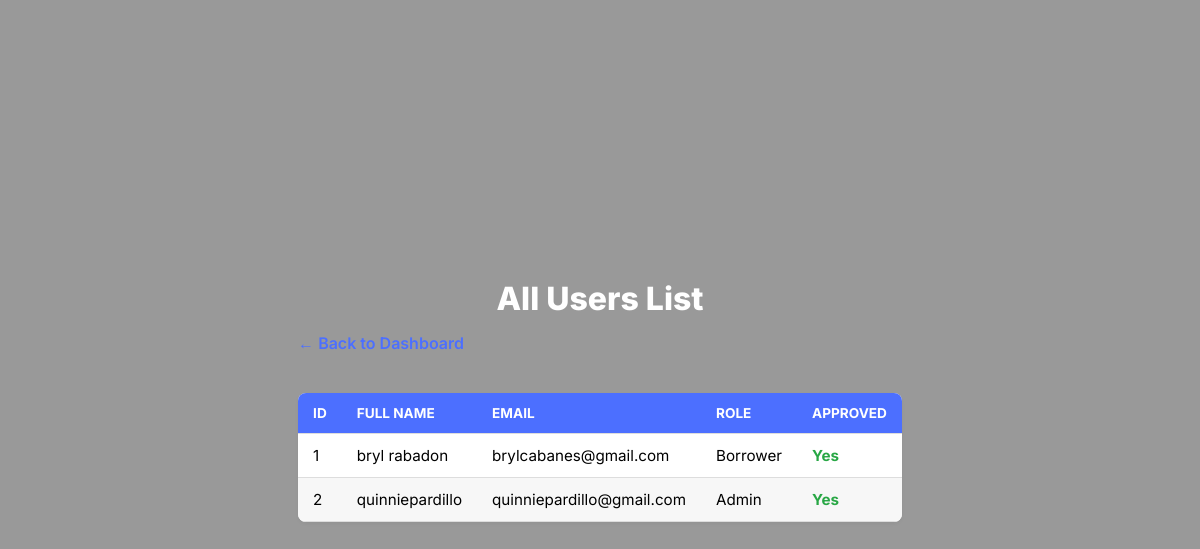
The app's page /admin/view_all_users (signed in) with its own data.
### models/user.py (models this page shows, shortened)
class UserModel(db.Model):
    __tablename__ = 'user'
    id = db.Column(db.Integer, primary_key=True)
    fullname = db.Column(db.String(150), nullable=False)
    email = db.Column(db.String(150), unique=True, nullable=False)
    password = db.Column(db.String(256), nullable=False)
    role = db.Column(db.String(50), nullable=False)
    is_approved = db.Column(db.Boolean, default=False, nullable=False)
    posts = db.relationship('PostModel', backref='author', lazy=True)
    loans = db.relationship('LoanModel', backref='borrower', lazy=True)

### bryl.py (the view)
@bryl.route('/admin/view_all_users')
def view_all_users():
    if 'role' not in session or session['role'] != 'Admin':
        flash("Access denied.", "danger")
        return redirect(url_for('home'))
    with bryl.app_context():
        all_users = UserModel.query.all()
    fullname = session.get('fullname', 'Admin')
    return render_template("admin_view_all_users.html", fullname=fullname, all_users=all_users)

### templates/admin_view_all_users.html
{% include 'base.html' %}
{% block content %}
<div class="admin-view-container">
    <h2>All Users List</h2>
    <a href="{{ url_for('admin_dashboard') }}" class="back-link">&larr; Back to Dashboard</a>
    <link rel="stylesheet" href="{{ url_for('static', filename='style.css') }}">
    {% if all_users %}
        <table class="detail-table">
            <thead>
                <tr>
                    <th>ID</th>
                    <th>Full Name</th>
                    <th>Email</th>
                    <th>Role</th>
                    <th>Approved</th>
                </tr>
            </thead>
            <tbody>
                {% for user in all_users %}
                <tr>
                    <td>{{ user.id }}</td>
                    <td>{{ user.fullname }}</td>
                    <td>{{ user.email }}</td>
                    <td>{{ user.role }}</td>
                    <td class="status-{{ 'approved' if user.is_approved else 'pending' }}">
                        {{ 'Yes' if user.is_approved else 'No (Pending)' }}
                    </td>
                </tr>
                {% endfor %}
            </tbody>
        </table>
    {% else %}
        <p class="no-data">No user accounts found in the system.</p>
    {% endif %}
</div>
{% endblock %}

### static/style.css (style rules this page uses)
* { margin: 0; padding: 0; box-sizing: border-box; }
body { font-family: 'Inter', 'Segoe UI', sans-serif; height: 100vh; display: flex; justify-content: center; align-items: center; flex-direction: column; font-size: 16px; background-image: url('https://media.licdn.com/dms/image/sync/v2/D4E27AQE1Gy94tMIYzA/articleshare-shrink_800/B4EZhVGvXdGUAI-/0/1754984194154?e=2147483647&v=beta&t=qX4pZbdXekMuGwrFI4r_kihyu8ewWH-_G2Cy8NyE_8g'); background-size: cover; background-position: center; background-repeat: no-repeat; background-attachment: fixed; position: relative; }
body::before { content: ""; position: absolute; top: 0; left: 0; width: 100%; height: 100%; background-color: rgba(0, 0, 0, 0.4); z-index: -1; }
a { text-decoration: none; color: inherit; }
table { width: 100%; border-collapse: collapse; margin-top: 15px; font-size: 0.95rem; box-shadow: 0 2px 5px rgba(0,0,0,0.05); background-color: #fff; border-radius: 8px; overflow: hidden; }
th, td { padding: 12px 15px; text-align: left; border-bottom: 1px solid #ddd; }
th { background-color: #4c6fff; color: white; font-weight: 700; text-transform: uppercase; font-size: 0.85rem; }
tr:nth-child(even) { background-color: #f7f7f7; }
.status-approved { color: #28a745; font-weight: 700; }
.admin-view-container { padding: 30px; }
.admin-view-container h2 { font-size: 2rem; color: #ffffff; margin-bottom: 15px; font-weight: 800; text-align: center; }
.back-link { display: inline-block; margin-bottom: 25px; color: #4c6fff; font-weight: 600; transition: color 0.3s; }
.detail-table th { background-color: #4c6fff; }
.status-approved, .status-yes { color: #28a745; }

### records on screen
UserModel: id "1", fullname "bryl rabadon", email "brylcabanes@gmail.com", role "Borrower", is_approved "Yes"
UserModel: id "2", fullname "quinniepardillo", email "quinniepardillo@gmail.com", role "Admin", is_approved "Yes"
